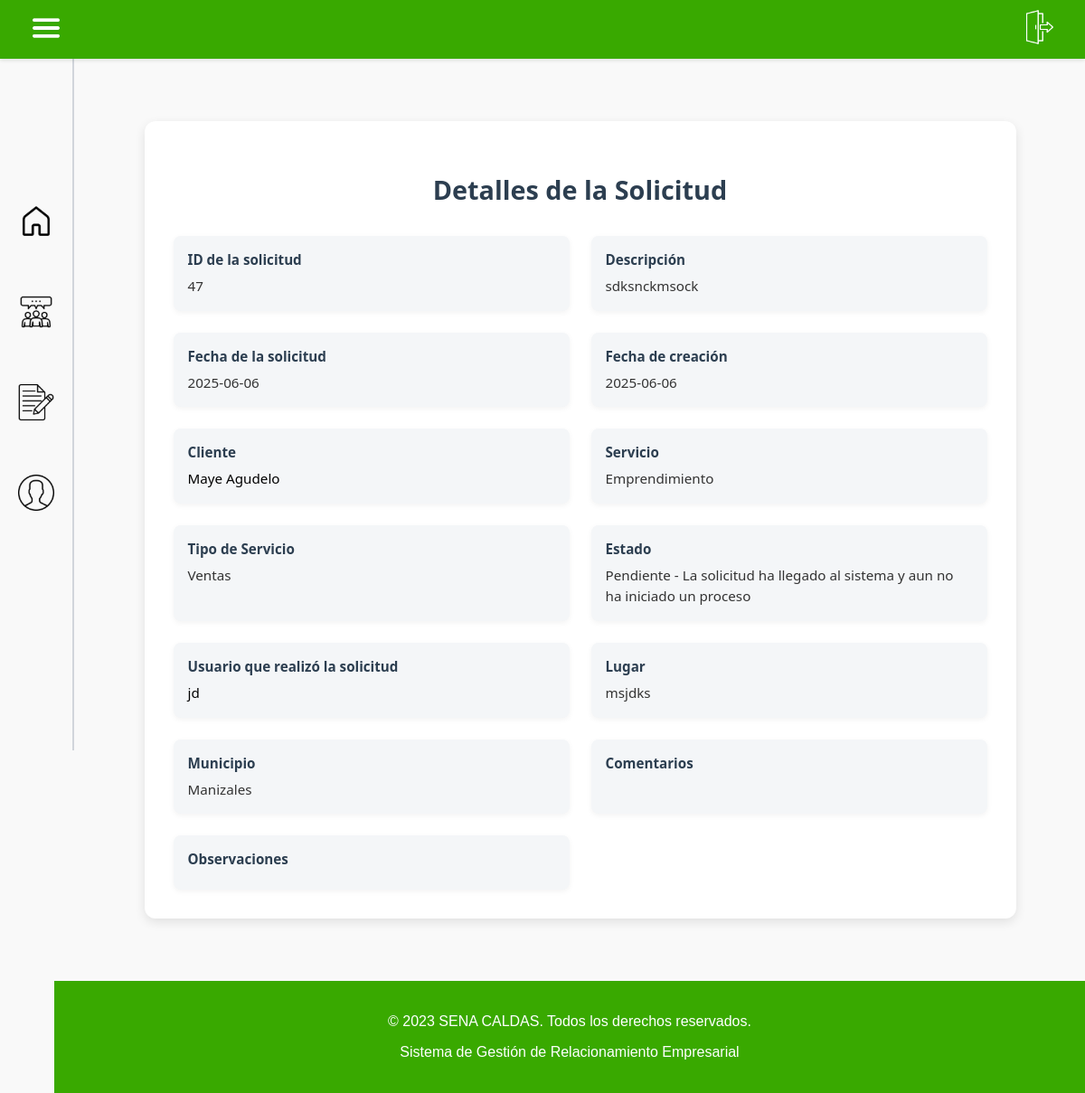
The page /solicitud/view/47 (signed in) on the database its author committed.
### tables this page shows
CREATE TABLE `solicitud` (
  `idSolicitud` int(11) NOT NULL,
  `FechaEvento` date DEFAULT NULL,
  `FechaCreacion` date NOT NULL,
  `Lugar` varchar(80) DEFAULT NULL,
  `Municipio` varchar(50) NOT NULL,
  `Observaciones` varchar(100) DEFAULT NULL,
  `Comentarios` varchar(100) DEFAULT NULL,
  `MedioSolicitud` varchar(50) DEFAULT NULL,
  `DescripcionNecesidad` varchar(100) DEFAULT NULL,
  `FKusuario` int(11) NOT NULL,
  `FKtipoEvento` int(11) NOT NULL,
  `FKestado` int(11) NOT NULL,
  `FKcliente` int(11) NOT NULL,
  `FKtipoServicio` int(11) NOT NULL,
  `Asignacion` int(11) DEFAULT NULL
);

CREATE TABLE `cliente` (
  `idCliente` int(11) NOT NULL,
  `DocumentoCliente` varchar(20) NOT NULL,
  `NombreCliente` varchar(100) NOT NULL,
  `CorreoCliente` varchar(100) NOT NULL,
  `TelefonoCliente` varchar(10) NOT NULL
);

CREATE TABLE `servicio` (
  `idServicio` int(11) NOT NULL,
  `Servicio` varchar(100) NOT NULL,
  `Color` varchar(7) NOT NULL
);

CREATE TABLE `tiposervicio` (
  `idTipoServicio` int(11) NOT NULL,
  `TipoServicio` varchar(100) NOT NULL,
  `FKidServicio` int(11) NOT NULL
);

CREATE TABLE `estado` (
  `idEstado` int(11) NOT NULL,
  `Estado` varchar(45) NOT NULL,
  `Descripcion` varchar(100) NOT NULL
);

CREATE TABLE `usuario` (
  `idUsuario` int(11) NOT NULL,
  `DocumentoUsuario` varchar(20) NOT NULL,
  `NombreUsuario` varchar(100) NOT NULL,
  `CorreoUsuario` varchar(100) NOT NULL,
  `TelefonoUsuario` varchar(10) NOT NULL,
  `ContraseñaUsuario` varchar(255) NOT NULL,
  `FKidRol` int(11) NOT NULL
);

### app/controllers/baseController.php (called while the page is built, shortened)
<?php
class BaseController {
    public $layout = "default";
    public function render(string $view, array $arrayData = null) {
        $layout = MAIN_APP_ROUTE . "../views/layouts/{$this->layout}.php";
        include_once $layout;
    }
}

### app/controllers/solicitudController.php (called while the page is built, shortened)
<?php
require_once "baseController.php";
require_once MAIN_APP_ROUTE."../models/SolicitudModel.php";
class SolicitudController extends BaseController{
    public function viewSolicitud($id){
        $solicitudObj = new SolicitudModel();
        $solicitudInfo = $solicitudObj->getSolicitud($id);
        $data = [
            "solicitud" => $solicitudInfo,
            "titulo" => "Ver solicitud #" . $id
        ];
        $this->render("solicitud/viewOne.php", $data);
    }
}
?>

### app/models/BaseModel.php (called while the page is built, shortened)
<?php
abstract class BaseModel {
    public function __construct() {
        try {
            $options = [
                PDO::ATTR_ERRMODE => PDO::ERRMODE_EXCEPTION,
                PDO::ATTR_DEFAULT_FETCH_MODE => PDO::FETCH_OBJ
            ];
            $dsn = DRIVER.':host='.HOST.';dbname='.DATABASE;
            $this->dbConnection = new PDO($dsn, USERNAME_DB, PASSWORD_DB, $options);
        } catch (PDOException $ex) {
            echo 'Error en la conexión: '.$ex->getMessage();
            exit;
        }
    }
}

### app/models/solicitudModel.php (called while the page is built, shortened)
<?php
require_once MAIN_APP_ROUTE."../models/BaseModel.php";
class SolicitudModel extends BaseModel {
    public function __construct(
        ?int $idSolicitud = null,
        ?string $Descripcion = null,
        ?string $FechaSolicitud = null,
        ?int $IdCliente = null,
        ?int $IdServicio = null,
        ?int $IdEstado = null
    ) {
        $this->table = "solicitud";
    }
    public function getSolicitud($id) {
        try {
            $sql = "SELECT s.*,
                       c.idCliente,
                       c.NombreCliente,
                       c.CorreoCliente,
                       c.TelefonoCliente,
                       c.DocumentoCliente,
                       ts.TipoServicio,
                       sv.Servicio,
                       e.Estado,
                       e.Descripcion as EstadoDescripcion,
                       u.NombreUsuario
                FROM {$this->table} s
                JOIN cliente c ON s.FKcliente = c.idCliente
                JOIN tiposervicio ts ON s.FKtipoServicio = ts.idTipoServicio
                JOIN servicio sv ON ts.FKidServicio = sv.idServicio
                JOIN estado e ON s.FKestado = e.idEstado
                JOIN usuario u ON s.FKusuario = u.idUsuario
                WHERE s.idSolicitud = :id";
            $statement = $this->dbConnection->prepare($sql);
            $statement->bindParam(":id", $id, PDO::PARAM_INT);
            $statement->execute();
            return $statement->fetch(PDO::FETCH_OBJ);
        } catch (PDOException $ex) {
            throw new PDOException("Error al obtener la solicitud: " . $ex->getMessage());
        }
    }
}

### app/views/solicitud/viewOne.php (the view, shortened to what this page needs)
<div class="data-container">
    <h2 class="form-title">Detalles de la Solicitud</h2>
    <?php
    if ($solicitud && is_object($solicitud)) {
        echo "<div class='record-details'>
                <div class='detail-group'>
                    <label>ID de la solicitud</label>
                    <span>{$solicitud->idSolicitud}</span>
                </div>
                <div class='detail-group'>
                    <label>Descripción</label>
                    <span>{$solicitud->DescripcionNecesidad}</span>
                </div>
                <div class='detail-group'>
                    <label>Fecha de la solicitud</label>
                    <span>{$solicitud->FechaEvento}</span>
                </div>
                <div class='detail-group'>
                    <label>Fecha de creación</label>
                    <span>{$solicitud->FechaCreacion}</span>
                </div>
                <div class='detail-group'>
                    <label>Cliente</label>
                    <span><a href='/cliente/view/{$solicitud->FKcliente}' style='color:#000;text-decoration:none;cursor:pointer'>{$solicitud->NombreCliente}</a></span>
                </div>
                <div class='detail-group'>
                    <label>Servicio</label>
                    <span>{$solicitud->Servicio}</span>
                </div>
                <div class='detail-group'>
                    <label>Tipo de Servicio</label>
                    <span>" . htmlspecialchars($solicitud->TipoServicio) . "</span>
                </div>
                <div class='detail-group'>
                    <label>Estado</label>
                    <span>{$solicitud->Estado} - {$solicitud->EstadoDescripcion}</span>
                </div>
                <div class='detail-group'>
                    <label>Usuario que realizó la solicitud</label>
                    <span><a href='/usuario/view/{$solicitud->FKusuario}' style='color:#000;text-decoration:none;cursor:pointer'>" . htmlspecialchars($solicitud->NombreUsuario) . "</a></span>
                </div>
                <div class='detail-group'>
                    <label>Lugar</label>
                    <span>" . htmlspecialchars($solicitud->Lugar ?? '') . "</span>
                </div>
                <div class='detail-group'>
                    <label>Municipio</label>
                    <span>" . htmlspecialchars($solicitud->Municipio ?? '') . "</span>
                </div>
                <div class='detail-group'>
                    <label>Comentarios</label>
                    <span>" . htmlspecialchars($solicitud->Comentarios ?? '') . "</span>
                </div>
                <div class='detail-group'>
                    <label>Observaciones</label>
                    <span>" . htmlspecialchars($solicitud->Observaciones ?? '') . "</span>
                </div>
              </div>";
    }
    ?>
</div>

### public/css/styles_admin_layout.css (style rules this page uses)
html, body { height: 100vh; min-height: 100vh; }
body { display: flex; flex-direction: column; min-height: 100vh; margin: 0; font-family: sans-serif; background-color: #f9f9f9; transition: margin-left 0.3s ease; }

### app/views/solicitud/viewOne.php (style rules this page uses)
.data-container { max-width: 900px; margin: 2rem auto; padding: 2rem; background-color: #ffffff; border-radius: 12px; box-shadow: 0 4px 12px rgba(0, 0, 0, 0.1); font-family: 'Segoe UI', Tahoma, Geneva, Verdana, sans-serif; }
.form-title { color: #2c3e50; margin-bottom: 2rem; font-size: 1.8rem; text-align: center; font-weight: 600; }
.record-details { display: grid; grid-template-columns: repeat(2, 1fr); gap: 1.5rem; }
.detail-group { background-color: #f4f6f8; border-radius: 8px; padding: 1rem; box-shadow: 0 2px 6px rgba(0, 0, 0, 0.05); }
.detail-group label { display: block; font-weight: bold; font-size: 0.95rem; color: #2c3e50; margin-bottom: 0.5rem; }
.detail-group span { font-weight: normal; font-size: 0.95rem; color: #333; line-height: 1.5; }

### rows shown on the page
solicitud: idSolicitud "47", DescripcionNecesidad "sdksnckmsock", FechaEvento "2025-06-06", FechaCreacion "2025-06-06", FKcliente.NombreCliente "Maye Agudelo", servicio.Servicio "Emprendimiento", FKtipoServicio.TipoServicio "Ventas", FKestado.Estado "Pendiente", FKestado.Descripcion "La solicitud ha llegado al sistema y aun no ha iniciado un proceso", FKusuario.NombreUsuario "jd", Lugar "msjdks", Municipio "Manizales"
